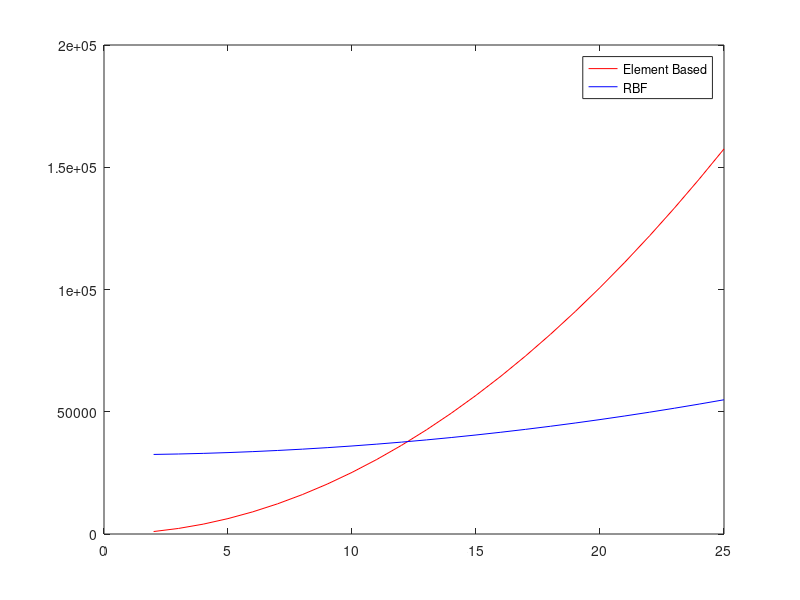

Write the MATLAB code that produced this figure.
clear
close all
clc


% comparing the cost of EB algorithm and RBF

% consider mesh made of structured patches with one grid contained into the
% other

% assume hexa27 with curved interfaces

% assume 3 avg iteration per element based

ng = 2:25;

it_avg = 3;

rh = 1;         % h_slave/h_master

costQuad8 = 0;
costQuad9 = 57;

% estimate relative number of operation according to mesh size ratio
if rh >= 1
  R_eb = 0.5*(rh^2+1);
else
  R_eb = (1/rh)^2;
end


eb_cost = @(x) (x.^2)*(it_avg*R_eb*(costQuad9+3^3));


if rh >= 1
  R_slave = 1;
  R_master = rh^2;
else
  R_slave = (1/rh)^2;
  R_master = 1;
end
nInt = 36;

costQuad9 = 13;
costQuad8 = 5;
rbf_cost = @(x) R_master*((1/3)*nInt^3 + 13*nInt^2) + R_slave*(nInt*x.^2);


figure(1)
eb = eb_cost(ng);
plot(ng,eb,'r-')

hold on

rbf = rbf_cost(ng);
plot(ng,rbf,'b-')

legend('Element Based','RBF')



